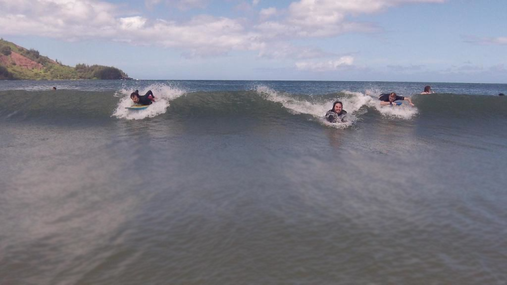
#> input picture pic.png, 507 x 285 px, given in place of pic.jpg, which was not available
$ python gradients.py
#> lines starting #> are read from the running program, lines starting #| are printed output that depends on the picture; after the words box and inside, x2 and y2 are one past the last pixel; in counts of white or black regions, pixels touching at a corner belong together; pictures that were not available may be replaced by others from this repository, and a replacement may not be noted
import cv2
import numpy as np

img = cv2.imread('pic.jpg', 1)
#> img is the input picture: shape (285, 507, 3); mean B, G, R 138.8, 128.2, 127.7
img_grey = cv2.cvtColor(img, cv2.COLOR_BGR2GRAY)
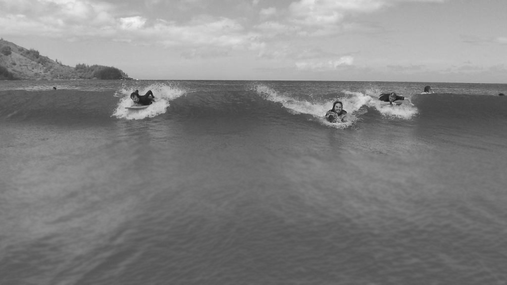
#> img_grey: shape (285, 507); min 20, max 246, mean 129.2
rows, cols = img.shape[:2]
#> rows = 285; cols = 507
grad = cv2.cvtColor(img, cv2.COLOR_BGR2GRAY)

# x:
for i in range(0, rows-1):
    for j in range(0, cols-1):
        grad[i][j] = (0.5 *(abs(img_grey[i][j] - img_grey[i+1][j]) + abs(img_grey[i][j] - img_grey[i][j+1])))
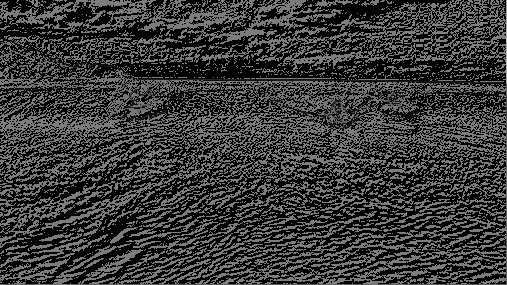
#> grad: shape (285, 507); min 0, max 196, mean 55.8

for i in range(0, rows):
    grad[i][cols-1] = grad[i][cols-2]
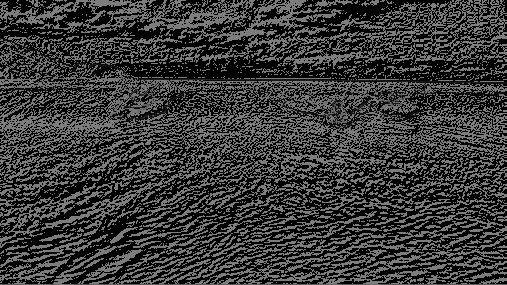
#> grad: shape (285, 507); 0.2% of pixels changed, all inside (x1, y1, x2, y2) = (506, 0, 507, 285)
for i in range(0, cols):
    grad[rows-1][i] = grad[rows-2][i]
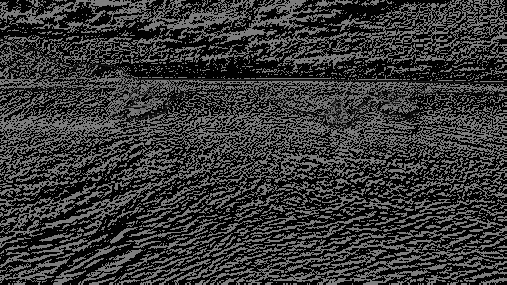
#> grad: shape (285, 507); 0.35% of pixels changed, all inside (x1, y1, x2, y2) = (0, 284, 507, 285)

cv2.imshow('grad', grad)
cv2.waitKey(0)

# edge = cv2.Canny(img_grey, 125, 150)
# cv2.imshow('canny', edge)
# cv2.waitKey(0)

$ run again, with people.jpg saved as pic.png
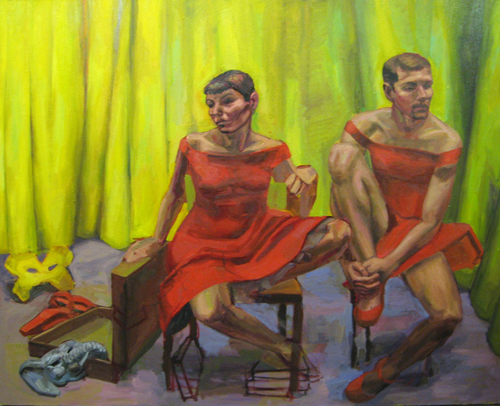
#> input picture people.jpg, 500 x 406 px, given in place of pic.jpg, which was not available
#> img is the input picture: shape (406, 500, 3); mean B, G, R 53.8, 127.5, 139.7
#> after the loop `for i in range(0, rows):`:
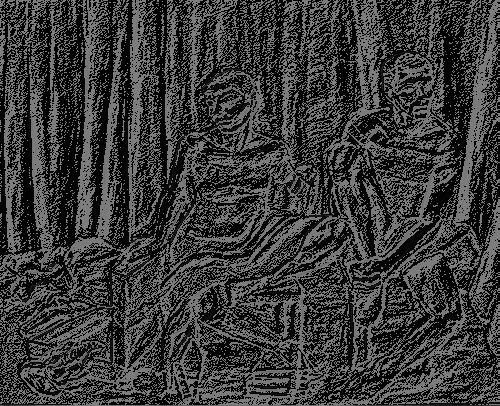
#> grad: shape (406, 500); min 0, max 132, mean 57.5
#> after the loop `for i in range(0, cols):`:
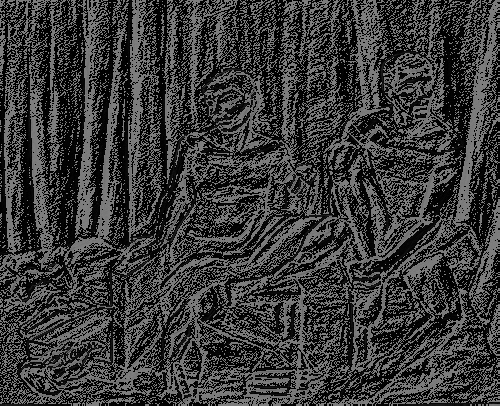
#> grad: shape (406, 500); 0.24% of pixels changed, all inside (x1, y1, x2, y2) = (0, 405, 500, 406)
